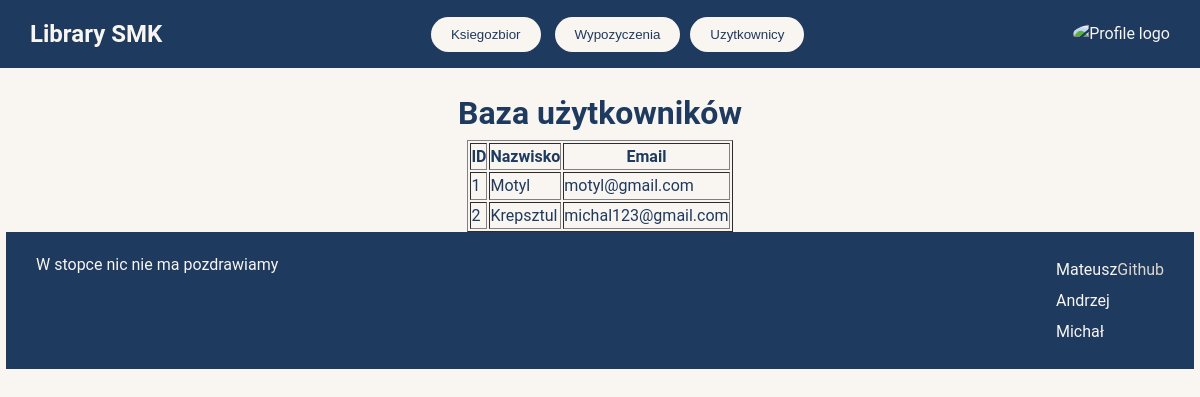
The page /users.php on the database its author committed.
### tables this page shows
CREATE TABLE `czytelnicy` (
  `id` int(11) NOT NULL,
  `nazwisko` varchar(255) NOT NULL,
  `haslo` varchar(255) NOT NULL,
  `email` varchar(255) NOT NULL
);

### users.php (the view, shortened to what this page needs)
<!DOCTYPE html>
<html lang="en">
  <head>
    <link rel="stylesheet" href="app.css">
  </head>
  <body>
<header>
      <div class="left-header"><h3>Library SMK</h3></div>
      <div class="center-buttons">
        <button onclick="booksredirect()">Ksiegozbior</button> <button onclick="rentalsredirect()">Wypozyczenia</button><button onclick="usersredirect()">Uzytkownicy</button>
      </div>
      <div class="right-header">
        <img src="" alt="Profile logo" srcset="" />
      </div>
    </header>
    <main>
<?php
$servername = "localhost";
$username = "root";
$password = "";
$dbname = "library_system";
$conn = new mysqli($servername, $username, $password, $dbname);
$readers = $conn->query("SELECT * FROM czytelnicy");
?>
<!DOCTYPE html>
<html lang="pl">
<head>
</head>
<body>
    <h1>Baza użytkowników</h1>
    <table border="1">
        <tr>
            <th>ID</th>
            <th>Nazwisko</th>
            <th>Email</th>
        </tr>
        <?php while ($row = $readers->fetch_assoc()) { ?>
            <tr>
                <td><?php echo $row["id"]; ?></td>
                <td><?php echo $row["nazwisko"]; ?></td>
                <td><?php echo $row["email"]; ?></td>
            </tr>
        <?php } ?>
    </table>
</body>
</html>
<footer>
  <div class="left-footer">
  W stopce nic nie ma pozdrawiamy
  </div>
  <div class="right-footer">
    <p>Mateusz<a href="https://github.com/mxtysboss">Github</a></p>
    <p>Andrzej</p>
    <p>Michał</p>
  </div>
</footer>
</body>
</html>

### app.css (style rules this page uses)
* { margin: 0; padding: 0; box-sizing: border-box; }
body { font-family: "Roboto", Arial, sans-serif; background-color: #f9f5f1; color: #1e3a5f; line-height: 1.6; display: flex; flex-direction: column; min-height: 100vh; }
header { display: flex; justify-content: space-between; align-items: center; padding: 15px 30px; background-color: #1e3a5f; color: #f9f5f1; }
header h3 { font-size: 1.5rem; font-weight: bold; }
header .center-buttons button { background-color: #f9f5f1; color: #1e3a5f; border: none; padding: 10px 20px; margin: 0 5px; border-radius: 25px; cursor: pointer; transition: all 0.3s ease; }
header .right-header img { width: 40px; height: 40px; border-radius: 50%; }
main { flex: 1; padding: 20px 40px; display: flex; flex-direction: column; align-items: center; }
footer { background-color: #1e3a5f; color: #f9f5f1; padding: 20px 30px; display: flex; justify-content: space-between; width: 99vw; }
footer .left-footer { max-width: 60%; }
footer .right-footer p { margin: 5px 0; }
footer .right-footer a { color: #dcd6cb; text-decoration: none; }

### rows shown on the page
czytelnicy: id "1", nazwisko "Motyl", email "motyl@gmail.com"
czytelnicy: id "2", nazwisko "Krepsztul", email "michal123@gmail.com"
